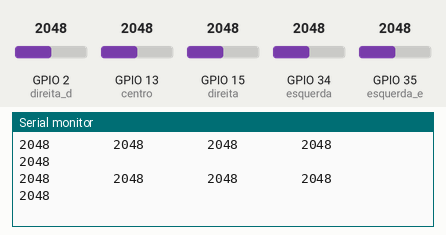
The sketch below on a simulated ESP32. Parts: the last lines printed to the serial monitor. Inputs (shaded band) come from the test bench; at power-on: GPIO 2 (direita_d) = 2048, GPIO 13 (centro) = 2048, GPIO 15 (direita) = 2048, GPIO 34 (esquerda) = 2048, GPIO 35 (esquerda_e) = 2048.

Above: at 2.2 s.
2.3 s: GPIO 2 (direita_d) set to 2866
At 2.9 s:
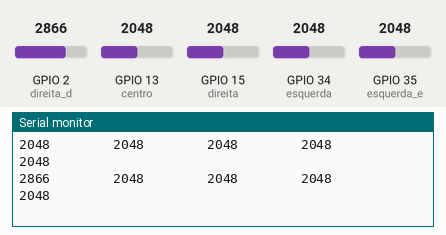
3.8 s: GPIO 13 (centro) set to 2866
At 4.4 s:
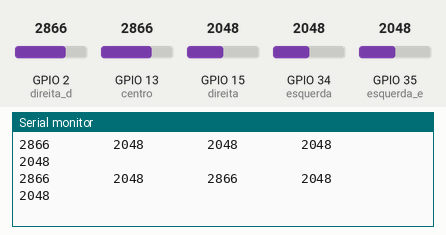
5.3 s: GPIO 15 (direita) set to 2866
At 5.9 s:
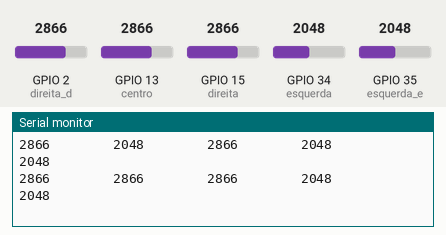
6.8 s: GPIO 34 (esquerda) set to 2866
At 7.4 s:
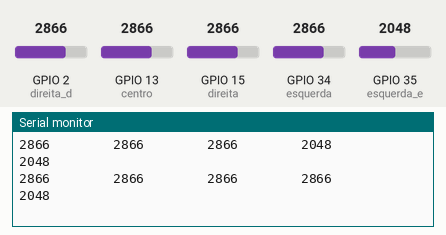
8.3 s: GPIO 35 (esquerda_e) set to 2866
At 8.9 s:
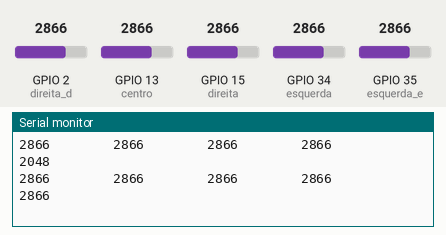
9.8 s: GPIO 2 (direita_d) set to 3972
At 10.4 s:
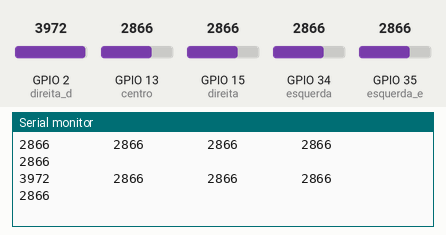
Timing chart, 0 to 12.3 s (numbered marks = the images above; inputs shaded):
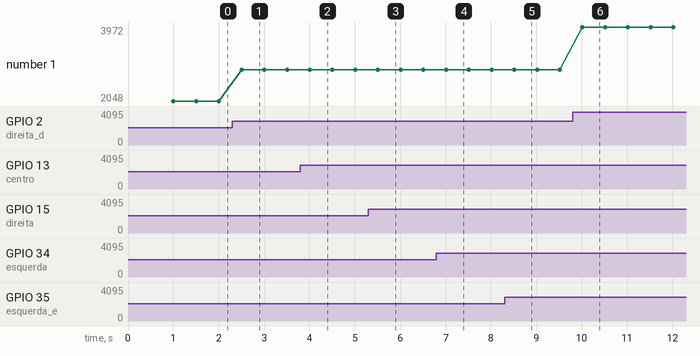

Measured:
- after the input at 2.3 s, the serial monitor: prints a new line after 0.20 s (image 1)
- after the input at 3.8 s, the serial monitor: prints a new line after 0.21 s (image 2)
- after the input at 5.3 s, the serial monitor: prints a new line after 0.21 s (image 3)
- after the input at 6.8 s, the serial monitor: prints a new line after 0.21 s (image 4)
- after the input at 8.3 s, the serial monitor: prints a new line after 0.21 s (image 5)
- after the input at 9.8 s, the serial monitor: prints a new line after 0.22 s (image 6)
- plotted number 1: 2048 → 2866 after the input at 2.3 s, 2866 → 3972 after the input at 9.8 s

The sketch:

leituras_arthur.ino
```cpp
// Potentiometer is connected to GPIO 34 (Analog ADC1_CH6)
const int esquerda_e = 35;
const int esquerda = 34;
const int centro = 13;
const int direita = 15;
const int direita_d = 2;

int lido_dd, lido_d, lido_c, lido_e, lido_ee;
// variable for storing the potentiometer value

void setup() {
  Serial.begin(115200);
  delay(1000);
}

void loop() {
  // Reading potentiometer value
  lido_dd = analogRead(direita_d);
  lido_d = analogRead(direita);
  lido_c = analogRead(centro);
  lido_e = analogRead(esquerda);
  lido_ee = analogRead(esquerda_e);

  Serial.print(lido_dd);
  Serial.print("        ");
  Serial.print(lido_d);
  Serial.print("        ");
  Serial.print(lido_c);
  Serial.print("        ");
  Serial.print(lido_e);
  Serial.print("        ");
  Serial.print(lido_ee);
  Serial.print("        ");
  Serial.println("");
  delay(500);
}
```
